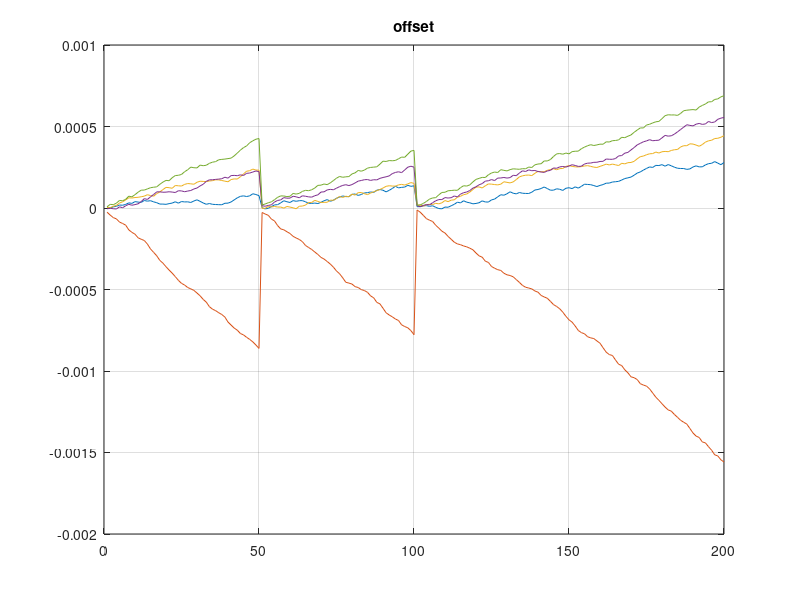

This figure's MATLAB source:
clear all
N = 5; % number of nodes for each cluster
I = 7; % number of clusters
clocks = zeros(N,I); % clocks of the nodes of the entire network
max_offset = 200e-6;
freq_nom = 7.3728e6;
T = 0.121; 
freq_loc = (randn(size(clocks)) * 1e-4 + 1 ) * freq_nom;
steps = 200;
root_time = 0; % root node time

offsets = zeros(N,I);
data_clocks = zeros(steps,N,I);
data_offsets = data_clocks;

for i = 1:steps
    clocks = clocks + T*freq_loc/freq_nom + T*max_offset*(rand(N,I)-0.5);    
    offsets(:,:) = clocks - i*T;
    data_offsets(i,:,:) = offsets;
    
    if i==50 || i==100 %|| i==900      
        for cluster = 1:I            
            X = (i-7:i)';
            for node = 1:N
                % Offset correction
                offset = offsets(node, cluster);
                clocks(node, cluster) = clocks(node, cluster) - offset;                
                % Drift correction using linear regression               
                Y = squeeze(data_offsets(i-7:i, node, cluster));
                % calculate coefficients
                b = X\Y;
                % correct the local frequency of the node
                freq_loc(node,cluster) = freq_loc(node,cluster) / (1 + b(1));               
            end
        end
    end % end if
        
    root_time = root_time + T;
end
freq_loc
clocks
%% Graficas
plot(data_offsets(:,:,1)), grid on, title('offset')

            